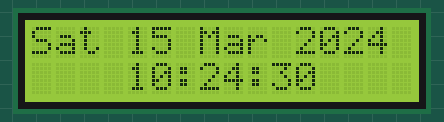
The sketch below on a simulated Arduino Uno, built with avr-gcc and run on an emulated ATmega328P. On the bench: 16×2 character LCD. Wiring (inferred from the names in the program): DS3231 clock at I2C address 0x68. The local clock reads 2024-03-15 10:24:30 at power-on unless the sketch sets it.

Above: at 0.1 s.
At 4.1 s:
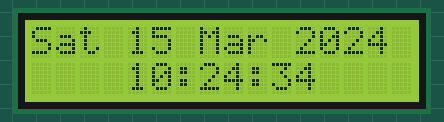
At 9.1 s:
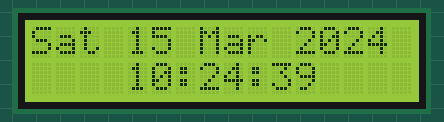
At 19.1 s:
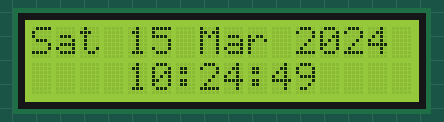
At 29.1 s:
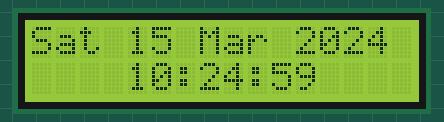
At 39.1 s:
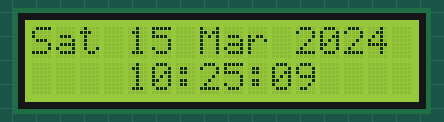

Measured:
- what the display in image 1 shows lasts 1.0 s, from 4.0 s to 5.0 s

The sketch:

My_RTC_LCD.ino
```cpp
// My_RTC_LCD
// display time on LCD I2C

// CONNECTIONS
// RTC DS1307 or DS3231
// SCL = A5
// SDA = A4
// I2C address 0x57
// ------
// display LCD I2C
// o A5 SCL
// o A4 SDA
// o +5
// o GND
// I2C address 0x27

// libraries
#include "Wire.h"
#include "LiquidCrystal_I2C.h"

// RTC I2C address
#define RTCADDR 0x68

// LCD
#define LCDADDR 0x27
#define LCDCOLS 16
#define LCDROWS 2

// LCD object
LiquidCrystal_I2C lcd(LCDADDR, LCDCOLS, LCDROWS);

// RTC time and date
byte Second, prevSecond, Minute, Hour, DoW, Date, prevDate, Month, Year;

void setup() {
  // initialise the wire library for I2C comms
  Wire.begin();

  // init LCD & backlight on
  lcd.init();
  lcd.backlight();

  getRTC();
  dispDate(0, 0); //  display date & time
  dispTime(4, 1);
  prevSecond = Second; // save current second & date
  prevDate = Date;
}

void loop() {
  getRTC(); // get time
  if (Second != prevSecond) {
    dispTime(4, 1); // display it, if changed
    prevSecond = Second;
  }
  if (Date != prevDate) {
    dispDate(0, 0);
    prevDate = Date;
  }
}

// get time from RTC, convert bcd to decimal
void getRTC() {
  // Reset the RTC register pointer
  Wire.beginTransmission(RTCADDR);
  byte zero = 0x00;
  Wire.write(zero);
  Wire.endTransmission();

  // request 7 bytes from the RTC address
  Wire.requestFrom(RTCADDR, 7);

  // get the time data
  Second = bcdToDec(Wire.read()); // 0 - 59
  Minute = bcdToDec(Wire.read()); // 0 - 59
  Hour = bcdToDec(Wire.read() & 0b111111); // mask 12/24 bit
  DoW = bcdToDec(Wire.read()); //0 - 6 = Sunday - Saturday
  Date = bcdToDec(Wire.read()); // 1 - 31
  Month = bcdToDec(Wire.read()); // 0 = jan
  Year = bcdToDec(Wire.read()); // 20xx
}

// Convert binary coded decimal to normal decimal numbers
byte bcdToDec(byte val) {
  return ( (val / 16 * 10) + (val % 16) );
}

// display date and time
void dispDate(byte c, byte r) {
  lcd.clear();

  lcd.setCursor(c, r);
 switch (DoW) {
    case 1:
      lcd.print("Mon");
      break;
    case 2:
      lcd.print("Tue");
      break;
    case 3:
      lcd.print("Wed");
      break;
    case 4:
      lcd.print("Thu");
      break;
    case 5:
      lcd.print("Fri");
      break;
    case 6:
    lcd.print("Sat");
    break;
    case 7:
    lcd.print("Sun");
    break;
  }

  lcd.print(" ");
  lcd.print(Date);

  lcd.print(" ");
  switch (Month)
  {
    case 1:
      lcd.print("Jan");
      break;
    case 2:
      lcd.print("Feb");
      break;
    case 3:
      lcd.print("Mar");
      break;
    case 4:
      lcd.print("Apr");
      break;
    case 5:
      lcd.print("May");
      break;
    case 6:
      lcd.print("Jun");
      break;
    case 7:
      lcd.print("Jul");
      break;
    case 8:
      lcd.print("Aug");
      break;
    case 9:
      lcd.print("Sep");
      break;
    case 10:
      lcd.print("Oct");
      break;
    case 11:
      lcd.print("Nov");
      break;
    case 12:
      lcd.print("Dec");
      break;
  }
  lcd.print(" ");
  lcd.print("20");
  lcd.print(Year);
}

void dispTime(byte c, byte r) {
  lcd.setCursor(c, r);
  if (Hour < 10)
    lcd.print("0");
  lcd.print(Hour);
  lcd.print(":");
  if (Minute < 10)
    lcd.print("0");
  lcd.print(Minute);
  lcd.print(":");
  if (Second < 10)
    lcd.print("0");
  lcd.print(Second);
}
```
